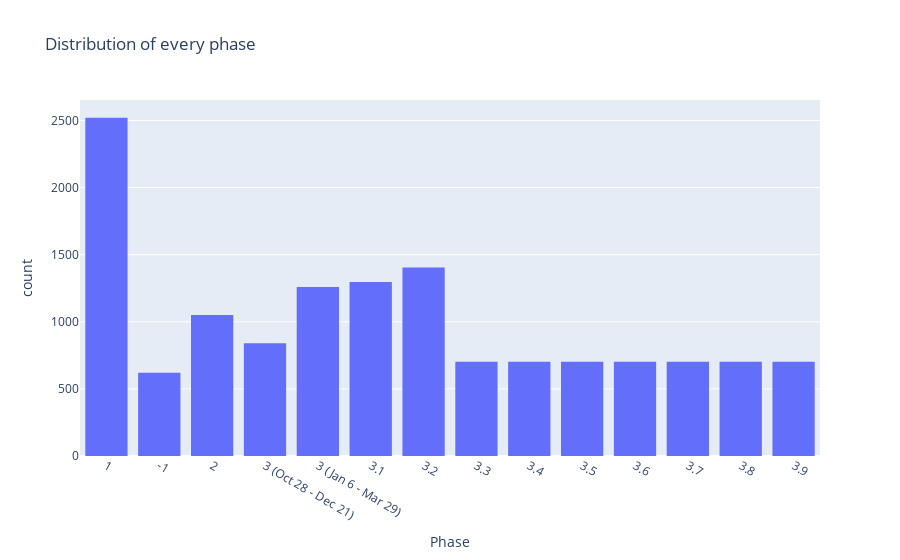

Here is the notebook cell this chart was saved with:
### Code cell
#Distribution of the phase
fig_phase = px.histogram(df, x="Phase", 
                             title="Distribution of every phase")

fig_phase.show()

### Figure 1 — Plotly figure (JSON) as saved in the notebook; plotly's stock layout.template omitted (floating-point values rounded to 4 significant figures; data arrays with more than 128 entries replaced by an {"elided": "..."} marker saying what was removed)
{"data": [{"alignmentgroup": "True", "bingroup": "x", "hovertemplate": "Phase=%{x}<br>count=%{y}<extra></extra>", "legendgroup": "", "marker": {"color": "#636efa", "pattern": {"shape": ""}}, "name": "", "offsetgroup": "", "orientation": "v", "showlegend": false, "type": "histogram", "x": {"elided": "13905 str values"}, "xaxis": "x", "yaxis": "y"}], "layout": {"barmode": "relative", "legend": {"tracegroupgap": 0}, "title": {"text": "Distribution of every phase"}, "xaxis": {"anchor": "y", "domain": [0, 1], "title": {"text": "Phase"}}, "yaxis": {"anchor": "x", "domain": [0, 1], "title": {"text": "count"}}}}
